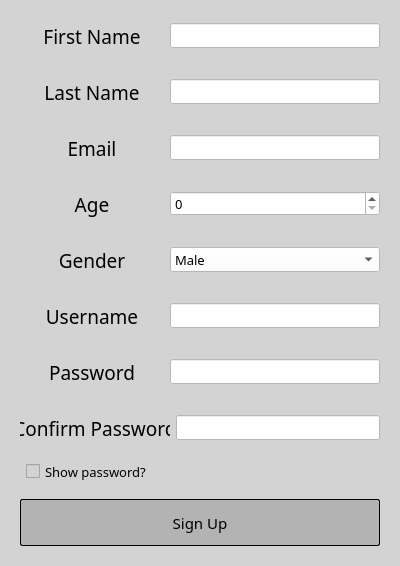
<?xml version="1.0" encoding="UTF-8"?>
<ui version="4.0">
 <class>Dialog</class>
 <widget class="QDialog" name="Dialog">
  <property name="geometry">
   <rect>
    <x>0</x>
    <y>0</y>
    <width>400</width>
    <height>566</height>
   </rect>
  </property>
  <property name="windowTitle">
   <string>Create An Account</string>
  </property>
  <property name="styleSheet">
   <string notr="true">background-color: rgb(211, 211, 211)</string>
  </property>
  <layout class="QGridLayout" name="gridLayout">
   <item row="0" column="1">
    <widget class="QWidget" name="firstname_container" native="true">
     <property name="maximumSize">
      <size>
       <width>500</width>
       <height>50</height>
      </size>
     </property>
     <layout class="QHBoxLayout" name="horizontalLayout_8">
      <item>
       <widget class="QLabel" name="firstname_label">
        <property name="maximumSize">
         <size>
          <width>150</width>
          <height>30</height>
         </size>
        </property>
        <property name="font">
         <font>
          <family>Oswald Medium</family>
          <pointsize>14</pointsize>
         </font>
        </property>
        <property name="text">
         <string>First Name</string>
        </property>
        <property name="alignment">
         <set>Qt::AlignCenter</set>
        </property>
       </widget>
      </item>
      <item>
       <widget class="QLineEdit" name="firstname_lineedit">
        <property name="maximumSize">
         <size>
          <width>210</width>
          <height>25</height>
         </size>
        </property>
        <property name="font">
         <font>
          <family>Oswald</family>
          <pointsize>10</pointsize>
         </font>
        </property>
        <property name="styleSheet">
         <string notr="true">background-color: rgb(255, 255, 255);</string>
        </property>
        <property name="text">
         <string/>
        </property>
       </widget>
      </item>
     </layout>
    </widget>
   </item>
   <item row="1" column="1">
    <widget class="QWidget" name="lastname_container" native="true">
     <property name="maximumSize">
      <size>
       <width>500</width>
       <height>50</height>
      </size>
     </property>
     <layout class="QHBoxLayout" name="horizontalLayout_7">
      <item>
       <widget class="QLabel" name="lastname_label">
        <property name="maximumSize">
         <size>
          <width>150</width>
          <height>30</height>
         </size>
        </property>
        <property name="font">
         <font>
          <family>Oswald Medium</family>
          <pointsize>14</pointsize>
         </font>
        </property>
        <property name="text">
         <string>Last Name</string>
        </property>
        <property name="alignment">
         <set>Qt::AlignCenter</set>
        </property>
       </widget>
      </item>
      <item>
       <widget class="QLineEdit" name="lastname_lineedit">
        <property name="maximumSize">
         <size>
          <width>210</width>
          <height>25</height>
         </size>
        </property>
        <property name="font">
         <font>
          <family>Oswald</family>
          <pointsize>10</pointsize>
         </font>
        </property>
        <property name="styleSheet">
         <string notr="true">background-color: rgb(255, 255, 255);</string>
        </property>
        <property name="text">
         <string/>
        </property>
       </widget>
      </item>
     </layout>
    </widget>
   </item>
   <item row="2" column="1">
    <widget class="QWidget" name="email_container" native="true">
     <property name="maximumSize">
      <size>
       <width>500</width>
       <height>50</height>
      </size>
     </property>
     <layout class="QHBoxLayout" name="horizontalLayout_6">
      <item>
       <widget class="QLabel" name="email_label">
        <property name="maximumSize">
         <size>
          <width>150</width>
          <height>30</height>
         </size>
        </property>
        <property name="font">
         <font>
          <family>Oswald Medium</family>
          <pointsize>14</pointsize>
         </font>
        </property>
        <property name="text">
         <string>Email</string>
        </property>
        <property name="alignment">
         <set>Qt::AlignCenter</set>
        </property>
       </widget>
      </item>
      <item>
       <widget class="QLineEdit" name="email_lineedit">
        <property name="maximumSize">
         <size>
          <width>210</width>
          <height>25</height>
         </size>
        </property>
        <property name="font">
         <font>
          <family>Oswald</family>
          <pointsize>10</pointsize>
         </font>
        </property>
        <property name="styleSheet">
         <string notr="true">background-color: rgb(255, 255, 255);</string>
        </property>
        <property name="text">
         <string/>
        </property>
       </widget>
      </item>
     </layout>
    </widget>
   </item>
   <item row="14" column="1">
    <widget class="QWidget" name="show_password_container" native="true">
     <property name="maximumSize">
      <size>
       <width>500</width>
       <height>25</height>
      </size>
     </property>
     <layout class="QVBoxLayout" name="verticalLayout">
      <property name="spacing">
       <number>0</number>
      </property>
      <property name="leftMargin">
       <number>15</number>
      </property>
      <property name="topMargin">
       <number>0</number>
      </property>
      <item>
       <widget class="QCheckBox" name="show_password_checkbox">
        <property name="enabled">
         <bool>true</bool>
        </property>
        <property name="minimumSize">
         <size>
          <width>20</width>
          <height>25</height>
         </size>
        </property>
        <property name="maximumSize">
         <size>
          <width>125</width>
          <height>25</height>
         </size>
        </property>
        <property name="font">
         <font>
          <family>Oswald</family>
          <pointsize>10</pointsize>
         </font>
        </property>
        <property name="text">
         <string>Show password?</string>
        </property>
        <property name="checkable">
         <bool>true</bool>
        </property>
        <property name="checked">
         <bool>false</bool>
        </property>
        <property name="tristate">
         <bool>false</bool>
        </property>
       </widget>
      </item>
     </layout>
    </widget>
   </item>
   <item row="15" column="1">
    <widget class="QWidget" name="sign_up_button_container" native="true">
     <layout class="QHBoxLayout" name="horizontalLayout_11">
      <item>
       <widget class="QPushButton" name="sign_up_button">
        <property name="maximumSize">
         <size>
          <width>16777215</width>
          <height>50</height>
         </size>
        </property>
        <property name="font">
         <font>
          <family>Oswald Medium</family>
          <pointsize>11</pointsize>
         </font>
        </property>
        <property name="styleSheet">
         <string notr="true">QPushButton{
background-color: rgb(179, 179, 179);
border-radius: 2px;
border-width: 1px;
border-color: black;
border-style: outset;
}

QPushButton:hover{
background-color: rgb(165, 165, 165);
}

QPushButton:pressed{
background-color: rgb(145, 145, 145);
}

</string>
        </property>
        <property name="text">
         <string>Sign Up</string>
        </property>
       </widget>
      </item>
     </layout>
    </widget>
   </item>
   <item row="3" column="1">
    <widget class="QWidget" name="age_container" native="true">
     <property name="maximumSize">
      <size>
       <width>500</width>
       <height>50</height>
      </size>
     </property>
     <layout class="QHBoxLayout" name="horizontalLayout_5">
      <item>
       <widget class="QLabel" name="age_label">
        <property name="maximumSize">
         <size>
          <width>150</width>
          <height>30</height>
         </size>
        </property>
        <property name="font">
         <font>
          <family>Oswald Medium</family>
          <pointsize>14</pointsize>
         </font>
        </property>
        <property name="text">
         <string>Age</string>
        </property>
        <property name="alignment">
         <set>Qt::AlignCenter</set>
        </property>
       </widget>
      </item>
      <item>
       <widget class="QSpinBox" name="age_spinbox">
        <property name="minimumSize">
         <size>
          <width>210</width>
          <height>25</height>
         </size>
        </property>
        <property name="maximumSize">
         <size>
          <width>16777215</width>
          <height>25</height>
         </size>
        </property>
        <property name="font">
         <font>
          <family>Oswald</family>
          <pointsize>10</pointsize>
         </font>
        </property>
        <property name="styleSheet">
         <string notr="true">background-color: rgb(255, 255, 255);</string>
        </property>
       </widget>
      </item>
     </layout>
    </widget>
   </item>
   <item row="4" column="1">
    <widget class="QWidget" name="gender_container" native="true">
     <property name="maximumSize">
      <size>
       <width>500</width>
       <height>50</height>
      </size>
     </property>
     <layout class="QHBoxLayout" name="horizontalLayout_4">
      <item>
       <widget class="QLabel" name="gender_label">
        <property name="maximumSize">
         <size>
          <width>150</width>
          <height>30</height>
         </size>
        </property>
        <property name="font">
         <font>
          <family>Oswald Medium</family>
          <pointsize>14</pointsize>
         </font>
        </property>
        <property name="text">
         <string>Gender</string>
        </property>
        <property name="alignment">
         <set>Qt::AlignCenter</set>
        </property>
       </widget>
      </item>
      <item>
       <widget class="QComboBox" name="gender_combobox">
        <property name="minimumSize">
         <size>
          <width>210</width>
          <height>25</height>
         </size>
        </property>
        <property name="maximumSize">
         <size>
          <width>16777215</width>
          <height>25</height>
         </size>
        </property>
        <property name="font">
         <font>
          <family>Oswald</family>
          <pointsize>10</pointsize>
         </font>
        </property>
        <property name="styleSheet">
         <string notr="true">background-color: rgb(255, 255, 255);</string>
        </property>
        <property name="maxVisibleItems">
         <number>4</number>
        </property>
        <property name="maxCount">
         <number>4</number>
        </property>
        <item>
         <property name="text">
          <string>Male</string>
         </property>
        </item>
        <item>
         <property name="text">
          <string>Female</string>
         </property>
        </item>
        <item>
         <property name="text">
          <string>Others</string>
         </property>
        </item>
        <item>
         <property name="text">
          <string>Prefer not to say</string>
         </property>
        </item>
       </widget>
      </item>
     </layout>
    </widget>
   </item>
   <item row="13" column="1">
    <widget class="QWidget" name="confirm_password_container" native="true">
     <property name="maximumSize">
      <size>
       <width>500</width>
       <height>50</height>
      </size>
     </property>
     <layout class="QHBoxLayout" name="horizontalLayout_3">
      <item>
       <widget class="QLabel" name="confirm_password_label">
        <property name="maximumSize">
         <size>
          <width>150</width>
          <height>30</height>
         </size>
        </property>
        <property name="font">
         <font>
          <family>Oswald Medium</family>
          <pointsize>14</pointsize>
         </font>
        </property>
        <property name="text">
         <string>Confirm Password</string>
        </property>
        <property name="alignment">
         <set>Qt::AlignCenter</set>
        </property>
       </widget>
      </item>
      <item>
       <widget class="QLineEdit" name="confirm_password_lineedit">
        <property name="maximumSize">
         <size>
          <width>210</width>
          <height>25</height>
         </size>
        </property>
        <property name="font">
         <font>
          <family>Oswald</family>
          <pointsize>10</pointsize>
         </font>
        </property>
        <property name="styleSheet">
         <string notr="true">background-color: rgb(255, 255, 255)</string>
        </property>
        <property name="text">
         <string/>
        </property>
        <property name="echoMode">
         <enum>QLineEdit::Password</enum>
        </property>
       </widget>
      </item>
     </layout>
    </widget>
   </item>
   <item row="9" column="1">
    <widget class="QWidget" name="username_container" native="true">
     <property name="maximumSize">
      <size>
       <width>500</width>
       <height>50</height>
      </size>
     </property>
     <layout class="QHBoxLayout" name="horizontalLayout">
      <item>
       <widget class="QLabel" name="username_label">
        <property name="maximumSize">
         <size>
          <width>150</width>
          <height>30</height>
         </size>
        </property>
        <property name="font">
         <font>
          <family>Oswald Medium</family>
          <pointsize>14</pointsize>
         </font>
        </property>
        <property name="text">
         <string>Username</string>
        </property>
        <property name="alignment">
         <set>Qt::AlignCenter</set>
        </property>
       </widget>
      </item>
      <item>
       <widget class="QLineEdit" name="username_lineedit">
        <property name="maximumSize">
         <size>
          <width>210</width>
          <height>25</height>
         </size>
        </property>
        <property name="font">
         <font>
          <family>Oswald</family>
          <pointsize>10</pointsize>
         </font>
        </property>
        <property name="styleSheet">
         <string notr="true">background-color: rgb(255, 255, 255);</string>
        </property>
        <property name="text">
         <string/>
        </property>
       </widget>
      </item>
     </layout>
    </widget>
   </item>
   <item row="10" column="1">
    <widget class="QWidget" name="password_container" native="true">
     <property name="maximumSize">
      <size>
       <width>500</width>
       <height>50</height>
      </size>
     </property>
     <layout class="QHBoxLayout" name="horizontalLayout_2">
      <item>
       <widget class="QLabel" name="password_label">
        <property name="maximumSize">
         <size>
          <width>150</width>
          <height>30</height>
         </size>
        </property>
        <property name="font">
         <font>
          <family>Oswald Medium</family>
          <pointsize>14</pointsize>
         </font>
        </property>
        <property name="text">
         <string>Password</string>
        </property>
        <property name="alignment">
         <set>Qt::AlignCenter</set>
        </property>
       </widget>
      </item>
      <item>
       <widget class="QLineEdit" name="password_lineedit">
        <property name="maximumSize">
         <size>
          <width>210</width>
          <height>25</height>
         </size>
        </property>
        <property name="font">
         <font>
          <family>Oswald</family>
          <pointsize>10</pointsize>
         </font>
        </property>
        <property name="styleSheet">
         <string notr="true">background-color: rgb(255, 255, 255)</string>
        </property>
        <property name="text">
         <string/>
        </property>
        <property name="echoMode">
         <enum>QLineEdit::Password</enum>
        </property>
       </widget>
      </item>
     </layout>
    </widget>
   </item>
  </layout>
 </widget>
 <resources/>
 <connections/>
</ui>
